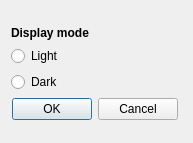
<?xml version="1.0" encoding="UTF-8"?>
<ui version="4.0">
 <class>Form</class>
 <widget class="QWidget" name="Form">
  <property name="geometry">
   <rect>
    <x>0</x>
    <y>0</y>
    <width>193</width>
    <height>143</height>
   </rect>
  </property>
  <property name="windowTitle">
   <string>Form</string>
  </property>
  <widget class="QWidget" name="">
   <property name="geometry">
    <rect>
     <x>11</x>
     <y>26</y>
     <width>167</width>
     <height>94</height>
    </rect>
   </property>
   <layout class="QVBoxLayout" name="verticalLayout">
    <item>
     <widget class="QLabel" name="label">
      <property name="font">
       <font>
        <pointsize>9</pointsize>
       </font>
      </property>
      <property name="text">
       <string>&lt;html&gt;&lt;head/&gt;&lt;body&gt;&lt;p&gt;&lt;span style=&quot; font-weight:700; color:#000000;&quot;&gt;Display mode&lt;/span&gt;&lt;/p&gt;&lt;/body&gt;&lt;/html&gt;</string>
      </property>
     </widget>
    </item>
    <item>
     <widget class="QRadioButton" name="radioButton">
      <property name="text">
       <string>Light</string>
      </property>
     </widget>
    </item>
    <item>
     <widget class="QRadioButton" name="radioButton_2">
      <property name="text">
       <string>Dark</string>
      </property>
     </widget>
    </item>
    <item>
     <widget class="QDialogButtonBox" name="buttonBox">
      <property name="standardButtons">
       <set>QDialogButtonBox::StandardButton::Cancel|QDialogButtonBox::StandardButton::Ok</set>
      </property>
     </widget>
    </item>
   </layout>
  </widget>
 </widget>
 <resources/>
 <connections/>
</ui>
